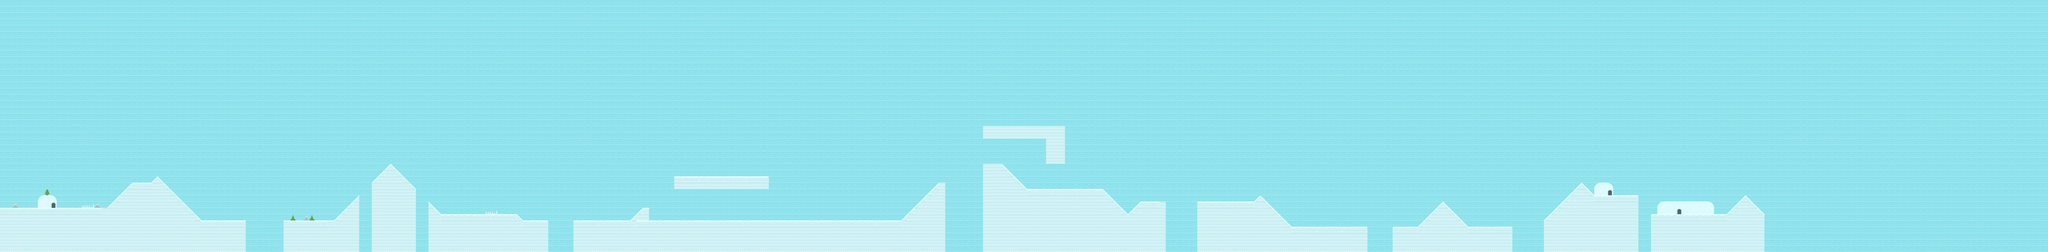

A level layout from a 2D game, rendered from its tile map. Below: a short description, then the map file with tile-grid data replaced by summaries:
An orthogonal 325x40 tile map with 32x32 px tiles, 2 tile layers (Capa de Patrones 1, Capa de patrones 2) and 52 objects.

<map version="1.0" orientation="orthogonal" renderorder="right-down" width="325" height="40" tilewidth="32" tileheight="32" nextobjectid="75">
 <tileset firstgid="1" name="tiles32" tilewidth="32" tileheight="32" tilecount="98">
  <image source="tiles32.png" width="448" height="224" />
 </tileset>
 <layer name="Capa de Patrones 1" width="325" height="40">
  <data>[13000 cells, 12000 non-empty, 1 distinct tile ids]</data>
 </layer>
 <layer name="Capa de patrones 2" width="325" height="40">
  <data>[13000 cells, 13000 non-empty, 22 distinct tile ids]</data>
 </layer>
 <objectgroup name="Suelos">
  <object id="2" x="2.06143" y="1066.72">
   <polyline points="0,0 535.972,-3.09215 670.996,-131.932 765.821,-129.87 797.774,-161.822 1019.38,62.8736 1244.07,61.8429 1244.07,211.297" />
  </object>
  <object id="3" x="1441.97" y="1274.92">
   <polyline points="0,0 -1.03072,-147.392 257.679,-145.331 381.365,-273.14 379.303,-1.03072" />
  </object>
  <object id="5" x="1890.33" y="1272.86">
   <polyline points="0,0 1.03072,-337.044 93.7951,-428.778 215.42,-308.184 215.42,9.27644" />
  </object>
  <object id="24" x="2176.87" y="1273.89">
   <polyline points="0,0 -2.06143,-245.31 62.8736,-176.252 442.177,-179.344 484.436,-144.3 605.03,-146.362 606.061,3.09215" />
  </object>
  <object id="25" x="2911.77" y="1276.98">
   <polyline points="0,0 -1.03072,-153.577 293.754,-153.577 354.566,-213.358 383.426,-213.358 382.395,-161.822 1663.57,-150.484 1860.44,-349.412 1885.18,-349.412 1885.18,-4.12286" />
  </object>
  <object id="26" x="3426.1" y="897.679">
   <polyline points="0,0 -3.09215,57.7201 475.16,61.8429 476.19,-4.12286 4.12286,0" />
  </object>
  <object id="29" x="4992.78" y="642.061">
   <polyline points="0,0 0,60.8122 318.491,61.8429 320.552,184.498 414.348,184.498 414.348,-3.09215" />
  </object>
  <object id="30" x="4992.78" y="1276.98">
   <polyline points="0,0 1.03072,-444.238 92.7644,-446.3 221.604,-312.307 603.999,-312.307 734.9,-182.437 799.835,-244.28 923.521,-250.464 926.613,1.03072" />
  </object>
  <object id="31" x="6081.22" y="1279.04">
   <polyline points="0,0 -2.06143,-243.249 283.447,-245.31 319.522,-278.293 476.19,-120.594 859.617,-120.594 860.647,-4.12286" />
  </object>
  <object id="32" x="7073.8" y="1274.92">
   <polyline points="0,0 -2.06143,-112.348 127.809,-117.502 251.495,-239.126 377.242,-116.471 605.03,-117.502 605.03,3.09215" />
  </object>
  <object id="53" x="7840.65" y="1276.98">
   <polyline points="0,0 2.06143,-151.515 187.59,-340.136 255.617,-276.232 479.283,-278.293 479.283,0" />
  </object>
  <object id="54" x="8384.87" y="1273.89">
   <polyline points="0,0 0,-177.283 382.395,-176.252 477.221,-271.078 566.893,-184.498 568.955,0" />
  </object>
  <object id="73" x="4998.1" y="647.619">
   <polyline points="0,0 407.619,-7.61905" />
  </object>
 </objectgroup>
 <objectgroup name="Monedas">
  <object id="16" x="682.334" y="871.911" width="40" height="40" />
  <object id="17" x="580.293" y="911.078" width="40" height="40" />
  <object id="18" x="513.296" y="971.89" width="40" height="40" />
  <object id="19" x="942.074" y="764.717" width="40" height="40" />
  <object id="20" x="1051.33" y="1048.16" width="40" height="40" />
  <object id="21" x="1323.44" y="1132.68" width="40" height="40" />
  <object id="22" x="1825.4" y="933.754" width="40" height="40" />
  <object id="23" x="2319.11" y="1029.61" width="40" height="40" />
  <object id="34" x="2129.04" y="1012.7" width="40" height="40" />
  <object id="35" x="2691.81" y="1027.13" width="40" height="40" />
  <object id="36" x="3145.33" y="1034.35" width="40" height="40" />
  <object id="37" x="3340.13" y="895.201" width="40" height="40" />
  <object id="38" x="3646.25" y="836.45" width="40" height="40" />
  <object id="39" x="3728.71" y="833.358" width="40" height="40" />
  <object id="40" x="3539.06" y="831.297" width="40" height="40" />
  <object id="41" x="3643.16" y="1070.42" width="40" height="40" />
  <object id="43" x="4876.93" y="773.577" width="40" height="40" />
  <object id="44" x="5202.63" y="789.037" width="40" height="40" />
  <object id="45" x="5412.9" y="863.249" width="40" height="40" />
  <object id="46" x="5696.35" y="990.027" width="40" height="40" />
  <object id="47" x="6095.23" y="958.075" width="40" height="40" />
  <object id="48" x="6452.89" y="981.781" width="40" height="40" />
  <object id="49" x="6594.1" y="1072.48" width="40" height="40" />
  <object id="50" x="6829.1" y="1081.76" width="40" height="40" />
  <object id="51" x="7130.07" y="1092.07" width="40" height="40" />
  <object id="52" x="7476.39" y="1083.82" width="40" height="40" />
 </objectgroup>
 <objectgroup name="Enemigos">
  <object id="59" x="2969.07" y="1044.65" width="40" height="40" />
  <object id="60" x="3410.22" y="832.327" width="40" height="40" />
  <object id="61" x="3818.38" y="849.85" width="40" height="40" />
  <object id="62" x="3978.14" y="1071.45" width="40" height="40" />
  <object id="63" x="4071.94" y="1064.24" width="40" height="40" />
  <object id="64" x="4157.49" y="1065.27" width="40" height="40" />
  <object id="66" x="4444.03" y="1029.19" width="40" height="40" />
  <object id="68" x="4593.48" y="870.464" width="40" height="40" />
 </objectgroup>
 <objectgroup name="Pinchos">
  <object id="69" x="415.601" y="1022.9" width="32" height="32" />
  <object id="70" x="2496.04" y="1056.25" width="32" height="32" />
  <object id="71" x="2463.93" y="1055.06" width="32" height="32" />
  <object id="72" x="447.761" y="1022.95" width="32" height="32" />
 </objectgroup>
 <objectgroup name="Meta">
  <object id="74" x="9144.54" y="-1.18397">
   <polyline points="0,0 2.35627,1275.92 2.35627,1266.49" />
  </object>
 </objectgroup>
</map>
